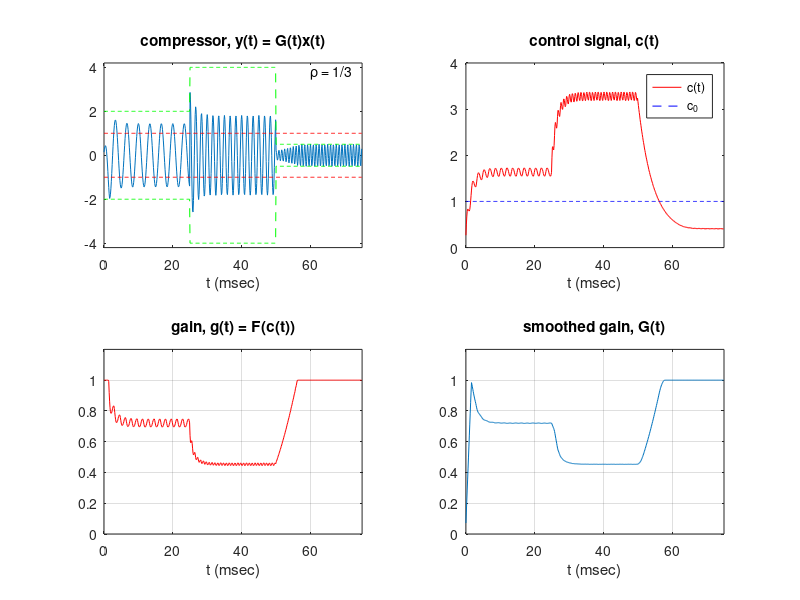

MATLAB code for this plot:
%% Compressor

%% Defining Input Signal
fs = 8000; % sampling rate
Ts = 1/fs; % sampling period
% Defining three sinusoids to be played consecutively
A1 = 2; % Amplitude of first sinusoid
f1 = 300; % f1 = 0.3 kHz
t1 = [0:Ts:0.025 - Ts]; % t1 from 0 to 25 msec
A2 = 4; % Amplitude of second sinusoid
f2 = 600; % f2 = 0.6 kHz
t2 = [0.025:Ts:0.05 - Ts]; % t2 from 25 msec to 50 msec
A3 = 0.5; % Amplitude of third sinusoid
f3 = 1200; % f3 = 1.2 kHz
t3 = [0.05:Ts:0.075 - Ts]; % t3 from 50 msec to 75 msec
x = [A1*cos(2*pi*f1*t1),A2*cos(2*pi*f2*t2),A3*cos(2*pi*f3*t3)];

envInTop = [A1*ones(1,200),A2*ones(1,200),A3*ones(1,200)];
envInBot = [-A1*ones(1,200),-A2*ones(1,200),-A3*ones(1,200)];
t = [t1,t2,t3];

%% Plot Input Signal
plot(t*1000,x,t*1000,envInTop,'--g',t*1000,envInBot,'--g'); 
axis([0,75,-4.2,4.2]); legend('x(t)','envelope'), 
text(60,3.8,'f_1 = 0.3 kHz');text(60,3.3,'f_2 = 0.6 kHz'); 
text(60,2.8,'f_3 = 1.2 kHz'); xlabel('t (msec)'), title('input signal, x(t)')

%% Compressor Design
ta = 0.002; % attack time
tr = 0.01; % release time
Aa = exp(-2.3*Ts/ta); % attack forgetting factor
Ar = exp(-2.3*Ts/tr); % release forgetting factor
p = 1/3;     % rho
c0 = 1;      % threshold
L = ceil((1 + Aa)/(1 - Aa)); % Length of FIR gain-smoothing filter
g = zeros(1,L); % Internal buffer for FIR gain-smoothing filter
q = 1;              % Internal buffer index
c = 0;          % Control signal
G = 0;          % Smoothed gain
n = 1;              % Index variable
N = length(x);    % For limit on n

clear y
for n = 1:N
if abs(x(n)) >= c                   % calculate control signal
    c = Aa*c + (1 - Aa)*abs(x(n));
else
    c = Ar*c + (1 - Ar)*abs(x(n));
end

cPlot(n) = c;    % For plotting

if c == 0        % Calculate gain signal
    g(q) = 1;
elseif c >= c0 
    g(q) = (c/c0)^(p-1);
else
    g(q) = 1;
end

gPlot(n) = g(q);    % For plotting

q = q + 1;
if q > L
    q = 1;
end

G = (1/L)*sum(g); % FIR averaging filter

GPlot(n) = G;    % For plotting

y(n) = G*x(n); % Output
end

% Output results to speakers
sound(y,fs);

% Output results to file
audiowrite('Compressed.wav',y,fs);


%% Plot Results
subplot(2,2,1)
plot(t*1000,y,t*1000,envInTop,'--g',t*1000,envInBot,'--g',...
t*1000,c0*ones(1,N),'--r',t*1000, -c0*ones(1,N),'--r')
axis([0,75,-4.2,4.2]),xlabel('t (msec)'),
title('compressor, y(t) = G(t)x(t)'), text(60,3.8,'\rho = 1/3')


subplot(2,2,2)
plot(t*1000,cPlot,'r',t*1000, c0*ones(1,N),'--b')
axis([0,75,0,4]),xlabel('t (msec)'),title('control signal, c(t)'),
legend('c(t)','c_0')

subplot(2,2,3)
plot(t*1000,gPlot,'r')
axis([0,75,0,1.2]),xlabel('t (msec)'),title('gain, g(t) = F(c(t))')
grid on

subplot(2,2,4)
plot(t*1000,GPlot)
axis([0,75,0,1.2]),xlabel('t (msec)'),title('smoothed gain, G(t)')
grid on
